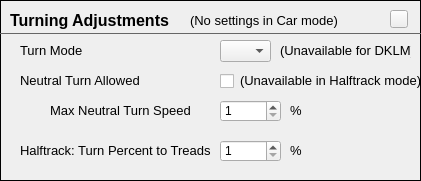
               <widget class="FrameContent" name="frmTurning">
                <property name="geometry">
                 <rect>
                  <x>10</x>
                  <y>410</y>
                  <width>421</width>
                  <height>181</height>
                 </rect>
                </property>
                <property name="frameShape">
                 <enum>QFrame::Box</enum>
                </property>
                <widget class="QLabel" name="lblTurnMode">
                 <property name="geometry">
                  <rect>
                   <x>20</x>
                   <y>40</y>
                   <width>81</width>
                   <height>21</height>
                  </rect>
                 </property>
                 <property name="font">
                  <font>
                   <pointsize>10</pointsize>
                  </font>
                 </property>
                 <property name="text">
                  <string>Turn Mode</string>
                 </property>
                </widget>
                <widget class="QLabel" name="label_19">
                 <property name="geometry">
                  <rect>
                   <x>10</x>
                   <y>10</y>
                   <width>181</width>
                   <height>21</height>
                  </rect>
                 </property>
                 <property name="font">
                  <font>
                   <family>MS Shell Dlg 2</family>
                   <pointsize>12</pointsize>
                   <weight>75</weight>
                   <bold>true</bold>
                  </font>
                 </property>
                 <property name="text">
                  <string>Turning Adjustments</string>
                 </property>
                </widget>
                <widget class="QLabel" name="lblNeutralTurnAllowed">
                 <property name="geometry">
                  <rect>
                   <x>20</x>
                   <y>70</y>
                   <width>131</width>
                   <height>21</height>
                  </rect>
                 </property>
                 <property name="font">
                  <font>
                   <pointsize>10</pointsize>
                  </font>
                 </property>
                 <property name="text">
                  <string>Neutral Turn Allowed</string>
                 </property>
                </widget>
                <widget class="QLabel" name="lblMaxNeutralTurn">
                 <property name="geometry">
                  <rect>
                   <x>50</x>
                   <y>100</y>
                   <width>151</width>
                   <height>21</height>
                  </rect>
                 </property>
                 <property name="font">
                  <font>
                   <pointsize>10</pointsize>
                  </font>
                 </property>
                 <property name="text">
                  <string>Max Neutral Turn Speed</string>
                 </property>
                </widget>
                <widget class="QFrame" name="frame_19">
                 <property name="geometry">
                  <rect>
                   <x>0</x>
                   <y>23</y>
                   <width>421</width>
                   <height>20</height>
                  </rect>
                 </property>
                 <property name="styleSheet">
                  <string notr="true">color: #666;</string>
                 </property>
                 <property name="frameShape">
                  <enum>QFrame::HLine</enum>
                 </property>
                 <property name="frameShadow">
                  <enum>QFrame::Plain</enum>
                 </property>
                </widget>
                <widget class="HelpButton" name="hpbTurning">
                 <property name="geometry">
                  <rect>
                   <x>390</x>
                   <y>10</y>
                   <width>18</width>
                   <height>18</height>
                  </rect>
                 </property>
                 <property name="maximumSize">
                  <size>
                   <width>18</width>
                   <height>18</height>
                  </size>
                 </property>
                 <property name="text">
                  <string/>
                 </property>
                </widget>
                <widget class="QComboBox" name="cboTurnMode">
                 <property name="geometry">
                  <rect>
                   <x>220</x>
                   <y>40</y>
                   <width>51</width>
                   <height>22</height>
                  </rect>
                 </property>
                </widget>
                <widget class="QCheckBox" name="chkNeutralTurn">
                 <property name="geometry">
                  <rect>
                   <x>220</x>
                   <y>72</y>
                   <width>16</width>
                   <height>18</height>
                  </rect>
                 </property>
                 <property name="text">
                  <string/>
                 </property>
                </widget>
                <widget class="QSpinBox" name="spinNeutralTurnSpeed">
                 <property name="geometry">
                  <rect>
                   <x>220</x>
                   <y>100</y>
                   <width>61</width>
                   <height>22</height>
                  </rect>
                 </property>
                 <property name="minimum">
                  <number>1</number>
                 </property>
                 <property name="maximum">
                  <number>100</number>
                 </property>
                </widget>
                <widget class="QLabel" name="label_39">
                 <property name="geometry">
                  <rect>
                   <x>290</x>
                   <y>100</y>
                   <width>21</width>
                   <height>21</height>
                  </rect>
                 </property>
                 <property name="font">
                  <font>
                   <pointsize>10</pointsize>
                  </font>
                 </property>
                 <property name="text">
                  <string>%</string>
                 </property>
                </widget>
                <widget class="QLabel" name="lblHalftrackTurnPercent">
                 <property name="geometry">
                  <rect>
                   <x>20</x>
                   <y>140</y>
                   <width>201</width>
                   <height>21</height>
                  </rect>
                 </property>
                 <property name="font">
                  <font>
                   <pointsize>10</pointsize>
                  </font>
                 </property>
                 <property name="text">
                  <string>Halftrack: Turn Percent to Treads</string>
                 </property>
                </widget>
                <widget class="QSpinBox" name="spinHalftrackTurnPct">
                 <property name="geometry">
                  <rect>
                   <x>220</x>
                   <y>140</y>
                   <width>61</width>
                   <height>22</height>
                  </rect>
                 </property>
                 <property name="minimum">
                  <number>1</number>
                 </property>
                 <property name="maximum">
                  <number>100</number>
                 </property>
                </widget>
                <widget class="QLabel" name="label_116">
                 <property name="geometry">
                  <rect>
                   <x>290</x>
                   <y>140</y>
                   <width>21</width>
                   <height>21</height>
                  </rect>
                 </property>
                 <property name="font">
                  <font>
                   <pointsize>10</pointsize>
                  </font>
                 </property>
                 <property name="text">
                  <string>%</string>
                 </property>
                </widget>
                <widget class="QLabel" name="lblNoTurnSettingsForCars">
                 <property name="geometry">
                  <rect>
                   <x>190</x>
                   <y>10</y>
                   <width>171</width>
                   <height>21</height>
                  </rect>
                 </property>
                 <property name="font">
                  <font>
                   <pointsize>10</pointsize>
                  </font>
                 </property>
                 <property name="text">
                  <string>(No settings in Car mode)</string>
                 </property>
                </widget>
                <widget class="QLabel" name="lblNoNeutralTurns">
                 <property name="geometry">
                  <rect>
                   <x>240</x>
                   <y>70</y>
                   <width>181</width>
                   <height>21</height>
                  </rect>
                 </property>
                 <property name="font">
                  <font>
                   <pointsize>10</pointsize>
                  </font>
                 </property>
                 <property name="text">
                  <string>(Unavailable in Halftrack mode)</string>
                 </property>
                </widget>
                <widget class="QLabel" name="lblNoTurnMode">
                 <property name="geometry">
                  <rect>
                   <x>280</x>
                   <y>40</y>
                   <width>131</width>
                   <height>21</height>
                  </rect>
                 </property>
                 <property name="font">
                  <font>
                   <pointsize>10</pointsize>
                  </font>
                 </property>
                 <property name="text">
                  <string>(Unavailable for DKLM)</string>
                 </property>
                </widget>
               </widget>
